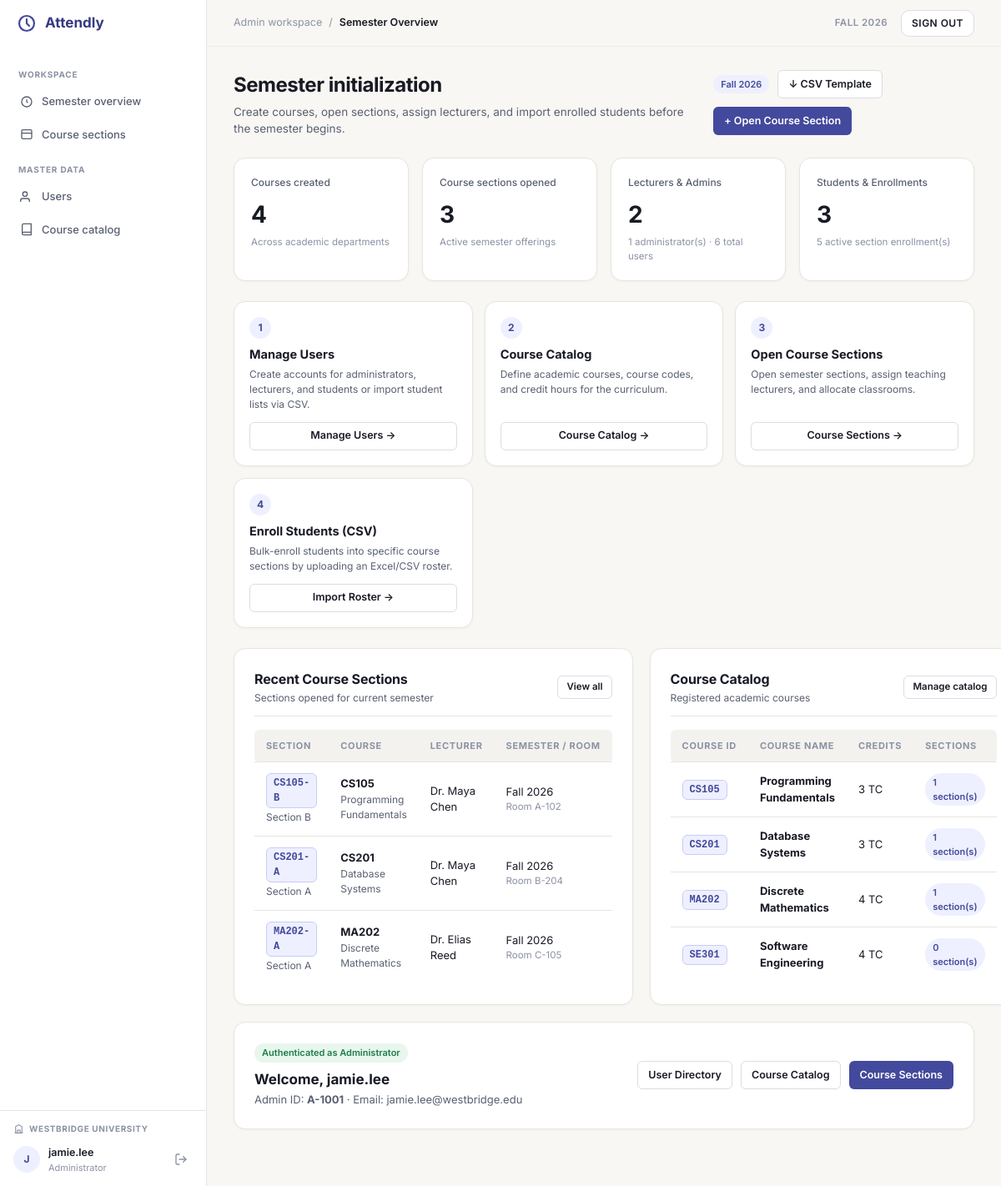
Page /admin/ (signed in) on the committed database.
### app/models/course_section.py (models this page shows, shortened)
class CourseSection(db.Model):
    __tablename__ = "course_sections"
    __table_args__ = (
        db.Index("idx_course_sections_course", "courseid"),
        db.Index("idx_course_sections_lecturer", "lecturerid"),
    )
    section_id = db.Column("sectionid", db.String(50), primary_key=True)
    course_id = db.Column(
        "courseid",
        db.String(50),
        db.ForeignKey(
            "courses.courseid",
            ondelete="RESTRICT",
            onupdate="CASCADE",
            name="fk_sections_course",
        ),
        nullable=False,
    )
    lecturer_id = db.Column(
        "lecturerid",
        db.String(50),
        db.ForeignKey(
            "lecturers.lecturerid",
            ondelete="SET NULL",
            onupdate="CASCADE",
            name="fk_sections_lecturer",
        ),
        nullable=True,
    )
    section_name = db.Column("sectionname", db.String(255), nullable=False)
    semester = db.Column("semester", db.String(50), nullable=False)
    room = db.Column("room", db.String(50), nullable=True)
    course = db.relationship("Course", back_populates="sections")
    lecturer = db.relationship(
        "Lecturer",
        back_populates="sections",
        foreign_keys=[lecturer_id],
    )
    enrollments = db.relationship(
        "Enrollment",
        back_populates="section",
        cascade="all, delete-orphan",
        passive_deletes=True,
        lazy="select",
    )
    attendance_sessions = db.relationship(
        "AttendanceSession",
        back_populates="section",
        cascade="all, delete-orphan",
        passive_deletes=True,
        lazy="select",
    )

### app/models/course.py (models this page shows, shortened)
class Course(db.Model):
    __tablename__ = "courses"
    __table_args__ = (
        db.CheckConstraint("credits > 0", name="ck_courses_credits_positive"),
    )
    course_id = db.Column("courseid", db.String(50), primary_key=True)
    course_name = db.Column("coursename", db.String(255), nullable=False)
    credits = db.Column("credits", db.Integer, nullable=False)
    sections = db.relationship(
        "CourseSection",
        back_populates="course",
        passive_deletes="all",
        lazy="select",
    )

### app/controllers/admin_controller.py (the view, shortened to what this page needs)
@admin_bp.route("", methods=["GET"])
@admin_bp.route("/", methods=["GET"])
@role_required("admin")
def dashboard():
    stats = {
        "total_users": db.session.execute(db.select(func.count()).select_from(User.__table__)).scalar(),
        "total_admins": db.session.execute(db.select(func.count()).select_from(Admin.__table__)).scalar(),
        "total_lecturers": db.session.execute(db.select(func.count()).select_from(Lecturer.__table__)).scalar(),
        "total_students": db.session.execute(db.select(func.count()).select_from(Student.__table__)).scalar(),
        "total_courses": db.session.execute(db.select(func.count()).select_from(Course.__table__)).scalar(),
        "total_sections": db.session.execute(db.select(func.count()).select_from(CourseSection.__table__)).scalar(),
        "total_enrollments": db.session.execute(db.select(func.count()).select_from(Enrollment.__table__)).scalar(),
    }
    courses = Course.query.order_by(Course.course_id.asc()).limit(10).all()
    sections = CourseSection.query.order_by(CourseSection.semester.desc(), CourseSection.section_id.asc()).limit(10).all()
    return render_template("admin/semester_overview.html", stats=stats, courses=courses, sections=sections)

### app/views/templates/admin/semester_overview.html (shortened to what this page needs)
{% extends "base.html" %}
{% block breadcrumb %}Semester Overview{% endblock %}
{% block extra_css %}
<link rel="stylesheet" href="{{ url_for('static', filename='css/admin.css') }}">
{% endblock %}
{% block content %}
{% set s = stats if stats is defined else {} %}
{% set course_list = courses if courses is defined else [] %}
{% set section_list = sections if sections is defined else [] %}
<div class="page-header">
    <div>
        <h1 class="page-title">Semester initialization</h1>
        <p class="page-subtitle">Create courses, open sections, assign lecturers, and import enrolled students before the semester begins.</p>
    </div>
    <div class="page-header-actions">
        <span class="badge badge-info">Fall 2026</span>
        <a href="{{ url_for('admin.download_student_csv_template') }}" class="btn btn-outline btn-sm">
            &darr; CSV Template
        </a>
        <a href="{{ url_for('admin.list_sections') }}" class="btn btn-primary btn-sm">
            + Open Course Section
        </a>
    </div>
</div>
<div class="stats-grid">
    <div class="stat-card">
        <div class="stat-label">Courses created</div>
        <div class="stat-value">{{ s.get('total_courses', 4) }}</div>
        <div class="stat-meta">Across academic departments</div>
    </div>
    <div class="stat-card">
        <div class="stat-label">Course sections opened</div>
        <div class="stat-value">{{ s.get('total_sections', 3) }}</div>
        <div class="stat-meta">Active semester offerings</div>
    </div>
    <div class="stat-card">
        <div class="stat-label">Lecturers &amp; Admins</div>
        <div class="stat-value">{{ s.get('total_lecturers', 2) }}</div>
        <div class="stat-meta">{{ s.get('total_admins', 1) }} administrator(s) &middot; {{ s.get('total_users', 6) }} total users</div>
    </div>
    <div class="stat-card">
        <div class="stat-label">Students &amp; Enrollments</div>
        <div class="stat-value">{{ s.get('total_students', 3) }}</div>
        <div class="stat-meta">{{ s.get('total_enrollments', 5) }} active section enrollment(s)</div>
    </div>
</div>
<div class="workflow-steps">
    <div class="workflow-step-card">
        <div>
            <span class="step-number">1</span>
            <div class="step-title">Manage Users</div>
            <p class="step-desc">Create accounts for administrators, lecturers, and students or import student lists via CSV.</p>
        </div>
        <a href="{{ url_for('admin.list_users') }}" class="btn btn-outline btn-sm">Manage Users &rarr;</a>
    </div>
    <div class="workflow-step-card">
        <div>
            <span class="step-number">2</span>
            <div class="step-title">Course Catalog</div>
            <p class="step-desc">Define academic courses, course codes, and credit hours for the curriculum.</p>
        </div>
        <a href="{{ url_for('admin.list_courses') }}" class="btn btn-outline btn-sm">Course Catalog &rarr;</a>
    </div>
    <div class="workflow-step-card">
        <div>
            <span class="step-number">3</span>
            <div class="step-title">Open Course Sections</div>
            <p class="step-desc">Open semester sections, assign teaching lecturers, and allocate classrooms.</p>
        </div>
        <a href="{{ url_for('admin.list_sections') }}" class="btn btn-outline btn-sm">Course Sections &rarr;</a>
    </div>
    <div class="workflow-step-card">
        <div>
            <span class="step-number">4</span>
            <div class="step-title">Enroll Students (CSV)</div>
            <p class="step-desc">Bulk-enroll students into specific course sections by uploading an Excel/CSV roster.</p>
        </div>
        <a href="{{ url_for('admin.list_sections') }}#csv-import-panel" class="btn btn-outline btn-sm">Import Roster &rarr;</a>
    </div>
</div>
<div class="admin-grid-2col">
    <div class="card-panel" style="margin-bottom: 0;">
        <div class="panel-header">
            <div>
                <div class="panel-title">Recent Course Sections</div>
                <div class="panel-subtitle">Sections opened for current semester</div>
            </div>
            <a href="{{ url_for('admin.list_sections') }}" class="btn btn-outline btn-xs">View all</a>
        </div>
        {% if section_list %}
        <div class="table-responsive">
            <table class="admin-table">
                <thead>
                    <tr>
                        <th>Section</th>
                        <th>Course</th>
                        <th>Lecturer</th>
                        <th>Semester / Room</th>
                    </tr>
                </thead>
                <tbody>
                    {% for sec in section_list %}
                    <tr>
                        <td>
                            <span class="code-pill">{{ sec.section_id }}</span>
                            <div style="font-size: 12px; color: var(--text-secondary); margin-top: 2px;">{{ sec.section_name }}</div>
                        </td>
                        <td>
                            <strong>{{ sec.course_id }}</strong>
                            {% if sec.course %}
                            <div style="font-size: 12px; color: var(--text-secondary);">{{ sec.course.course_name }}</div>
                            {% endif %}
                        </td>
                        <td>
                            {% if sec.lecturer %}
                                {{ sec.lecturer.fullname }}
                            {% elif sec.lecturer_id %}
                                {{ sec.lecturer_id }}
                            {% else %}
                                <span class="badge badge-warning">Unassigned</span>
                            {% endif %}
                        </td>
                        <td>
                            <div>{{ sec.semester }}</div>
                            <div style="font-size: 11.5px; color: var(--text-muted);">{{ sec.room or 'TBA' }}</div>
                        </td>
                    </tr>
                    {% endfor %}
                </tbody>
            </table>
        </div>
        {% else %}
        <div class="empty-state">
            <div class="empty-state-title">No course sections opened yet</div>
            <div class="empty-state-desc">Open your first section in the Course Sections tab.</div>
        </div>
        {% endif %}
    </div>
    <div class="card-panel" style="margin-bottom: 0;">
        <div class="panel-header">
            <div>
                <div class="panel-title">Course Catalog</div>
                <div class="panel-subtitle">Registered academic courses</div>
            </div>
            <a href="{{ url_for('admin.list_courses') }}" class="btn btn-outline btn-xs">Manage catalog</a>
        </div>
        {% if course_list %}
        <div class="table-responsive">
            <table class="admin-table">
                <thead>
                    <tr>
                        <th>Course ID</th>
                        <th>Course Name</th>
                        <th>Credits</th>
                        <th>Sections</th>
                    </tr>
                </thead>
                <tbody>
                    {% for c in course_list %}
                    <tr>
                        <td><span class="code-pill">{{ c.course_id }}</span></td>
                        <td><strong>{{ c.course_name }}</strong></td>
                        <td>{{ c.credits }} TC</td>
                        <td>
                            <span class="badge badge-info">{{ c.sections|length if c.sections is defined else 0 }} section(s)</span>
                        </td>
                    </tr>
                    {% endfor %}
                </tbody>
            </table>
        </div>
        {% else %}
        <div class="empty-state">
            <div class="empty-state-title">No courses in catalog</div>
            <div class="empty-state-desc">Create courses before opening semester sections.</div>
        </div>
        {% endif %}
    </div>
</div>
<div class="card-panel">
    <div style="display: flex; align-items: center; justify-content: space-between; flex-wrap: wrap; gap: 12px;">
        <div>
            <span class="badge badge-success">Authenticated as Administrator</span>
            <h2 style="font-size: 17px; font-weight: 700; margin-top: 8px;">Welcome, {{ session.get('fullname') or session.get('username') }}</h2>
            <p style="font-size: 13px; color: var(--text-secondary); margin-top: 2px;">
                Admin ID: <strong>{{ session.get('profile_id') or 'A-1001' }}</strong> &middot; Email: {{ session.get('email') }}
            </p>
        </div>
        <div class="page-header-actions">
            <a href="{{ url_for('admin.list_users') }}" class="btn btn-outline btn-sm">User Directory</a>
            <a href="{{ url_for('admin.list_courses') }}" class="btn btn-outline btn-sm">Course Catalog</a>
            <a href="{{ url_for('admin.list_sections') }}" class="btn btn-primary btn-sm">Course Sections</a>
        </div>
    </div>
</div>
{% endblock %}

### rows in the picture
CourseSection: section_id "CS105-B", section_name "Section B", course_id "CS105", course.course_name "Programming Fundamentals", lecturer.fullname "Dr. Maya Chen", semester "Fall 2026", room "Room A-102"
CourseSection: section_id "CS201-A", section_name "Section A", course_id "CS201", course.course_name "Database Systems", lecturer.fullname "Dr. Maya Chen", semester "Fall 2026", room "Room B-204"
CourseSection: section_id "MA202-A", section_name "Section A", course_id "MA202", course.course_name "Discrete Mathematics", lecturer.fullname "Dr. Elias Reed", semester "Fall 2026", room "Room C-105"
Course: course_id "CS105", course_name "Programming Fundamentals", credits "3", sections|length "1"
Course: course_id "CS201", course_name "Database Systems", credits "3", sections|length "1"
Course: course_id "MA202", course_name "Discrete Mathematics", credits "4", sections|length "1"
Course: course_id "SE301", course_name "Software Engineering", credits "4", sections|length "0"

### other values in the picture
{{ initials }} "J"
{{ current_name }} "jamie.lee"
{{ 'Administrator' if current_role == 'admin' else current_role }} "Administrator"
{{ 'Admin workspace' if current_role == 'admin' else 'Lecturer workspace' }} "Admin workspace"
{{ s.get('total_courses', 4) }} "4"
{{ s.get('total_sections', 3) }} "3"
{{ s.get('total_lecturers', 2) }} "2"
{{ s.get('total_admins', 1) }} "1"
{{ s.get('total_users', 6) }} "6"
{{ s.get('total_students', 3) }} "3"
{{ s.get('total_enrollments', 5) }} "5"
{{ session.get('fullname') or session.get('username') }} "jamie.lee"
{{ session.get('profile_id') or 'A-1001' }} "A-1001"
{{ session.get('email') }} "jamie.lee@westbridge.edu"
